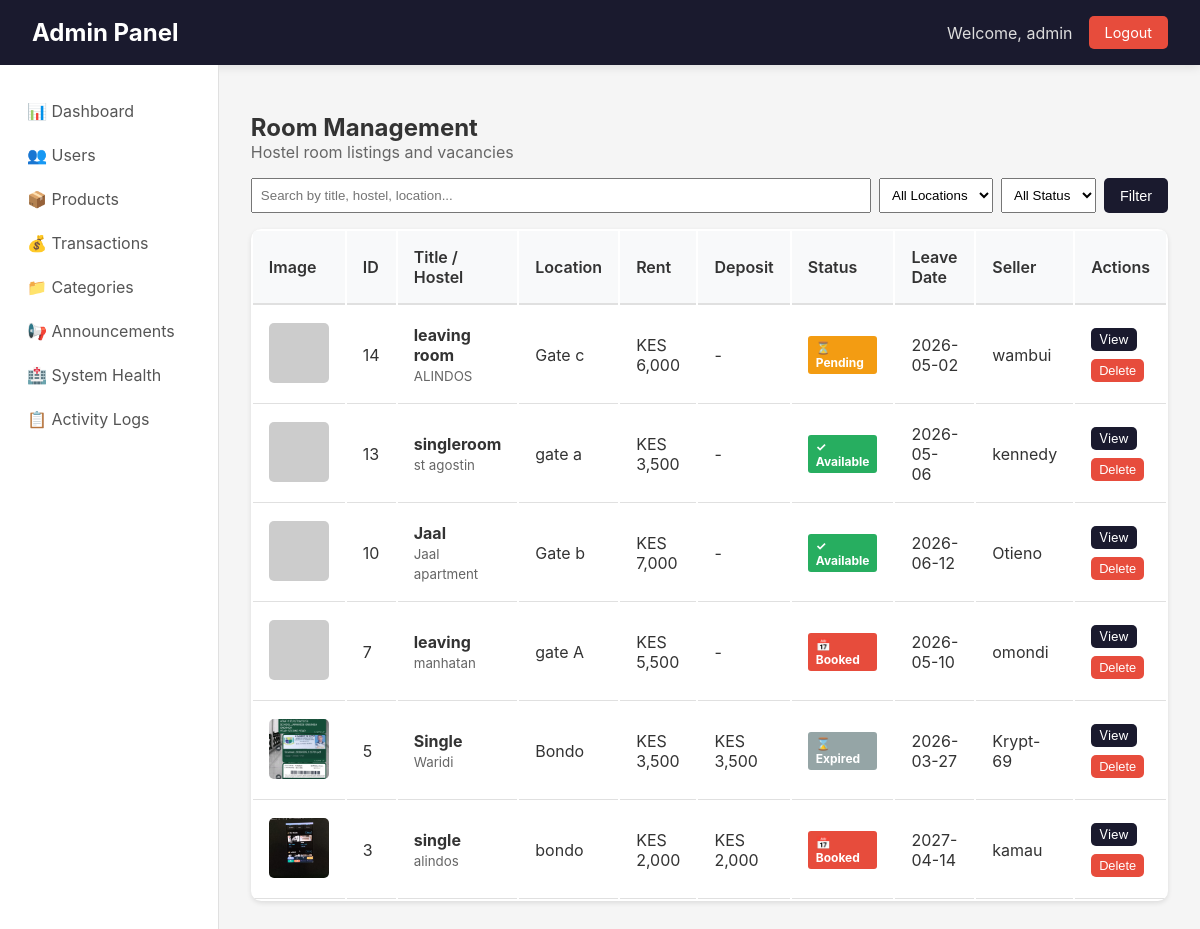
The app's page /admin/rooms (signed in), older data.
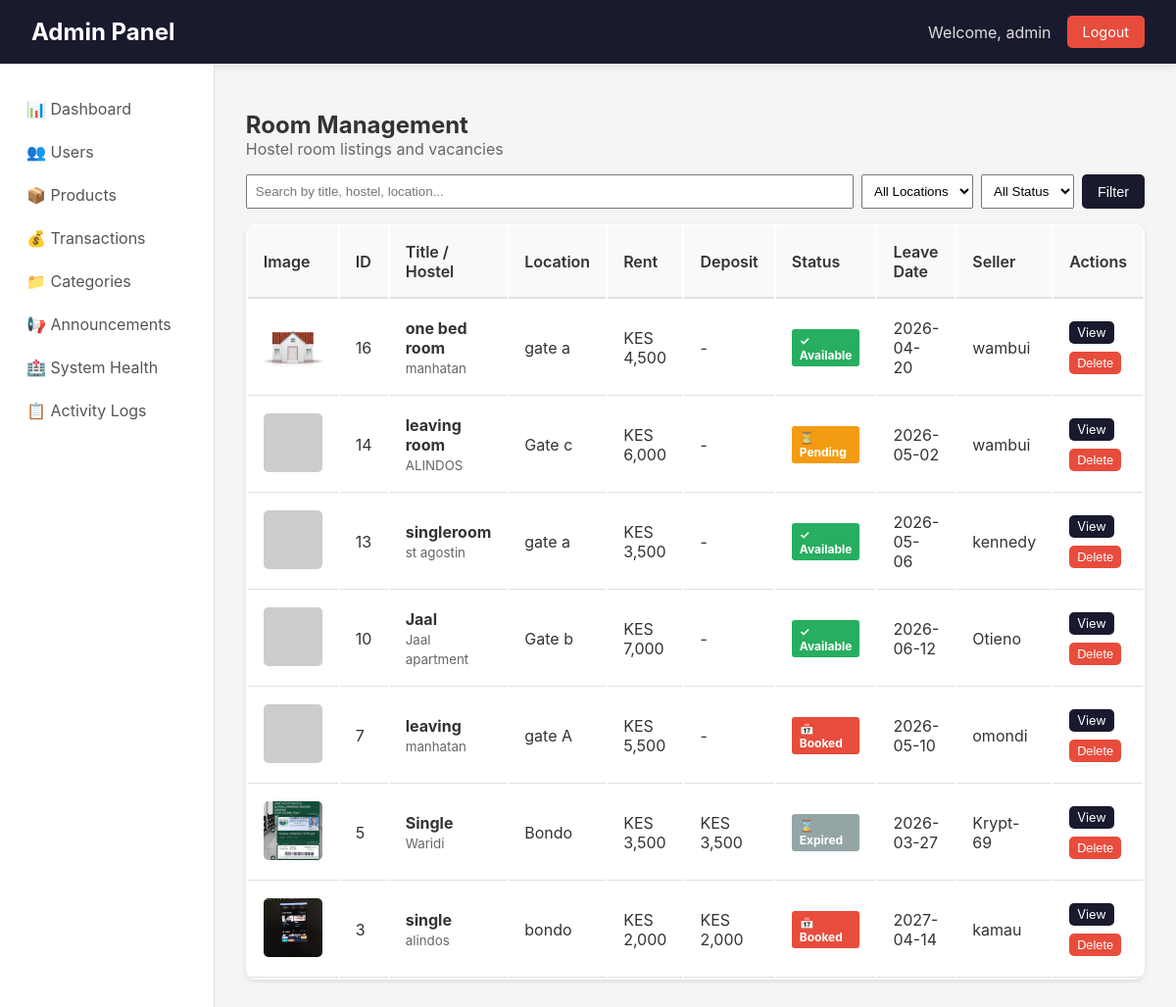
The same page, newer data.
### app/models.py (models this page shows, shortened)
class Product(db.Model):
    __tablename__ = 'products'
    id = db.Column(db.Integer, primary_key=True)
    title = db.Column(db.String(100), nullable=False)
    description = db.Column(db.Text)
    price = db.Column(db.Float, nullable=False)
    condition = db.Column(db.String(20))
    contact_info = db.Column(db.Text)
    is_fast_moving = db.Column(db.Boolean, default=False)
    is_active = db.Column(db.Boolean, default=True)
    is_sold = db.Column(db.Boolean, default=False)
    Token = db.Column(db.Float, nullable=False)
    category_id = db.Column(db.Integer, db.ForeignKey('categories.id'), nullable=False)
    seller_id = db.Column(db.Integer, db.ForeignKey('users.id'), nullable=False)
    image_group_id = db.Column(db.Integer, db.ForeignKey('product_image_groups.id'), nullable=True)
    created_at = db.Column(db.DateTime, default=datetime.utcnow)
    updated_at = db.Column(db.DateTime, default=datetime.utcnow, onupdate=datetime.utcnow)
    hostel_name = db.Column(db.String(100), nullable=False, default='')
    location = db.Column(db.String(100), nullable=False, default='')
    leave_date = db.Column(db.DateTime, nullable=False, default=datetime.utcnow)
    room_type = db.Column(db.String(20), default='single')
    deposit = db.Column(db.Float, default=0)
    commission_percentage = db.Column(db.Float, default=0)
    is_commission_listing = db.Column(db.Boolean, default=False)
    status = db.Column(db.String(20), default='available')
    agreement_user_id = db.Column(db.Integer, db.ForeignKey('users.id'), nullable=True)
    agreement_expires_at = db.Column(db.DateTime, nullable=True)
    booked_at = db.Column(db.DateTime, nullable=True)
    total_unlocks = db.Column(db.Integer, default=0)
    last_interest_update = db.Column(db.DateTime, default=datetime.utcnow)
    payments = db.relationship('Payment', back_populates='product', lazy=True, cascade="all, delete-orphan")
    chats = db.relationship('Chat', back_populates='product', lazy=True, cascade='all, delete-orphan')
    offers = db.relationship('Offer', back_populates='product', lazy=True, cascade='all, delete-orphan')
    unlocks = db.relationship(
    'ProductUnlock',
    back_populates='product',
    cascade='all, delete-orphan'
)
    notifications = db.relationship(
    'Notification',
    back_populates='product',
    cascade='all, delete-orphan'
)
    agreement_user = db.relationship('User', foreign_keys=[agreement_user_id])
    category = db.relationship('Category', back_populates='products')
    seller = db.relationship('User', foreign_keys=[seller_id], back_populates='products')
    image_group = db.relationship('ProductImageGroup', back_populates='product')

class User(UserMixin, db.Model):
    __tablename__ = 'users'
    id = db.Column(db.Integer, primary_key=True)
    username = db.Column(db.String(80), unique=True, nullable=False)
    email = db.Column(db.String(120), unique=True, nullable=False)
    password_hash = db.Column(db.String(128))
    phone = db.Column(db.String(20))
    created_at = db.Column(db.DateTime, default=datetime.utcnow)
    google_id = db.Column(db.String(100), unique=True, nullable=True)
    profile_picture = db.Column(db.String(500), nullable=True)
    products = db.relationship('Product',
        foreign_keys='Product.seller_id',
        back_populates='seller',
        lazy=True
    )
    payments = db.relationship('Payment',
        back_populates='payment_user',
        lazy=True
    )
    phone_number = db.Column(db.String(20))
    campus_location = db.Column(db.String(100))
    hostel_name = db.Column(db.String(100))
    hostel_room = db.Column(db.String(20))
    whatsapp_number = db.Column(db.String(20))
    show_contact_details = db.Column(db.Boolean, default=True)
    contact_preference = db.Column(db.String(20), default='whatsapp')
    is_admin = db.Column(db.Boolean, default=False)
    conversations_as_buyer = db.relationship('Chat',
        foreign_keys='Chat.buyer_id',
        back_populates='buyer',
        lazy=True,
        cascade='all, delete-orphan'
    )
    conversations_as_seller = db.relationship('Chat',
        foreign_keys='Chat.seller_id',
        back_populates='seller',
        lazy=True,
        cascade='all, delete-orphan'
    )
    sent_messages = db.relationship('Message',
        foreign_keys='Message.sender_id',
        back_populates='sender',
        lazy=True,
        cascade='all, delete-orphan'
    )
    sent_offers = db.relationship('Offer',
        foreign_keys='Offer.buyer_id',
        back_populates='offer_buyer',
        lazy=True
    )
    received_offers = db.relationship('Offer',
        foreign_keys='Offer.seller_id',
        back_populates='offer_seller',
        lazy=True
    )

class ProductImage(db.Model):
    __tablename__ = 'product_images'
    id = db.Column(db.Integer, primary_key=True)
    filename = db.Column(db.String(255), nullable=False)
    filepath = db.Column(db.String(500), nullable=False)
    uploaded_at = db.Column(db.DateTime, default=datetime.utcnow)
    group_id = db.Column(db.Integer, db.ForeignKey('product_image_groups.id'))
    group = db.relationship('ProductImageGroup', back_populates='images')

### app/admin/routes.py (the view)
@admin_bp.route('/rooms')
@login_required
@admin_required
def rooms():
    page = request.args.get('page', 1, type=int)
    search = request.args.get('search', '')
    status = request.args.get('status', 'all')
    location = request.args.get('location', '')
    query = Product.query.filter(
        Product.hostel_name != '',
        Product.hostel_name.isnot(None)
    )
    if search:
        query = query.filter(
            (Product.title.ilike(f'%{search}%')) |
            (Product.hostel_name.ilike(f'%{search}%')) |
            (Product.location.ilike(f'%{search}%'))
        )
    if location:
        query = query.filter(Product.location.ilike(f'%{location}%'))
    if status == 'available':
        query = query.filter(Product.status == 'available', Product.is_active == True)
    elif status == 'pending':
        query = query.filter(Product.status == 'pending')
    elif status == 'booked':
        query = query.filter(Product.status == 'booked')
    elif status == 'expired':
        query = query.filter(Product.status == 'expired')
    elif status == 'inactive':
        query = query.filter(Product.is_active == False)
    rooms = query.order_by(Product.created_at.desc()).paginate(page=page, per_page=20, error_out=False)
    locations = db.session.query(Product.location).filter(
        Product.hostel_name != '',
        Product.location != ''
    ).distinct().all()
    locations = [loc[0] for loc in locations if loc[0]]
    return render_template('admin/rooms.html', rooms=rooms, search=search, status=status, location=location, locations=locations)

### app/admin/routes.py (called while the page is built)
def admin_required(f):
    @wraps(f)
    def decorated_function(*args, **kwargs):
        if not current_user.is_authenticated:
            flash('Please login to access admin area.', 'warning')
            return redirect(url_for('auth.login'))
        if not current_user.is_admin:
            flash('Admin access required.', 'error')
            return redirect(url_for('main.index'))
        return f(*args, **kwargs)
    return decorated_function

### app/models.py (called while the page is built)
@login_manager.user_loader
def load_user(user_id):
    return User.query.get(int(user_id))

### app/templates/admin/rooms.html (shortened to what this page needs)
{% extends "admin/base.html" %}
{% block content %}
<h2>Room Management</h2>
<p style="color: #666; margin-bottom: 1rem;">Hostel room listings and vacancies</p>
<div style="margin-bottom: 1rem;">
    <form method="GET" style="display: flex; gap: 0.5rem; flex-wrap: wrap;">
        <input type="text" name="search" placeholder="Search by title, hostel, location..." value="{{ search }}" style="flex: 2; padding: 0.5rem;">
        <select name="location" style="padding: 0.5rem;">
            <option value="">All Locations</option>
        </select>
        <select name="status" style="padding: 0.5rem;">
            <option value="all" {% if status == 'all' %}selected{% endif %}>All Status</option>
        </select>
        <button type="submit" class="btn btn-primary">Filter</button>
    </form>
</div>
<table class="data-table">
    <thead>
        <tr>
            <th>Image</th>
            <th>ID</th>
            <th>Title / Hostel</th>
            <th>Location</th>
            <th>Rent</th>
            <th>Deposit</th>
            <th>Status</th>
            <th>Leave Date</th>
            <th>Seller</th>
            <th>Actions</th>
        </tr>
    </thead>
    <tbody>
        {% for room in rooms.items %}
        <tr>
            <td>
                {% if room.image_group and room.image_group.images %}
                    <img src="{{ url_for('static', filename='uploads/product_images/' + room.image_group.images[0].filename) }}"
                         class="room-image"
                         alt="{{ room.title }}"
                         onerror="this.onerror=null; this.src='https://via.placeholder.com/60?text=No+Image'">
                {% else %}
                    <div style="width: 60px; height: 60px; background: #f0f0f0; display: flex; align-items: center; justify-content: center; border-radius: 5px;">🏠</div>
                {% endif %}
            </td>
            <td>{{ room.id }}</td>
            <td>
                <strong>{{ room.title[:35] }}</strong><br>
                <small style="color: #666;">{{ room.hostel_name }}</small>
            </td>
            <td>{{ room.location }}</td>
            <td>KES {{ "{:,.0f}".format(room.price) }}</td>
            <td>{% if room.deposit > 0 %}KES {{ "{:,.0f}".format(room.deposit) }}{% else %}-{% endif %}</td>
            <td>
                <span class="status-badge status-{{ room.status }}">
                    {% if room.status == 'available' %}✓ Available
                    {% elif room.status == 'pending' %}⏳ Pending
                    {% elif room.status == 'booked' %}📅 Booked
                    {% elif room.status == 'expired' %}⌛ Expired
                    {% else %}❌ Inactive{% endif %}
                </span>
            </td>
            <td>{{ room.leave_date.strftime('%Y-%m-%d') if room.leave_date else '-' }}</td>
            <td>{{ room.seller.username if room.seller else 'N/A' }}</td>
            <td>
                <div style="display: flex; gap: 0.5rem; flex-wrap: wrap;">
                    <a href="{{ url_for('admin.room_detail', room_id=room.id) }}" class="btn btn-sm btn-primary">View</a>
                    <form method="POST" action="{{ url_for('admin.delete_room', room_id=room.id) }}"
                          onsubmit="return confirm('Delete this room listing? This cannot be undone.');"
                          style="display: inline;">
                        <button type="submit" class="btn btn-sm btn-danger">Delete</button>
                    </form>
                </div>
            </td>
        </tr>
        {% endfor %}
    </tbody>
</table>
{% endblock %}

Row changes from the older to the newer data that the page shows:
added Product: filename (picture), id "16", title "one bed room", hostel_name "manhatan", location "gate a", price "4,500", status "✓ Available", leave_date "2026-04-20", seller "wambui"
